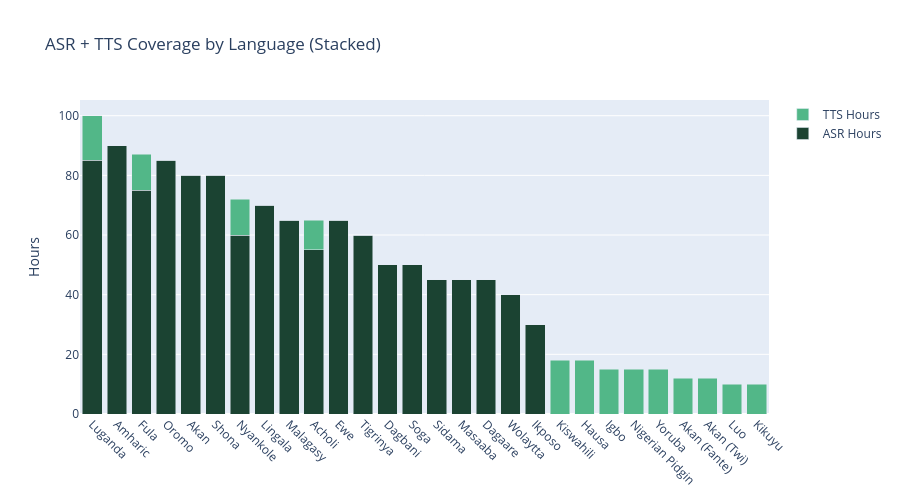

Notebook source saved alongside this figure:
### Markdown cell above
---
## 8. ASR vs TTS Coverage Gap Analysis

Which languages have both ASR and TTS data? Where are the gaps?

### Code cell
# ============================================================
# Cell 17: ASR vs TTS Coverage Heatmap
# ============================================================

# Build combined coverage matrix
all_langs = sorted(set(asr_catalog['language'].tolist() + tts_catalog['language'].tolist()))
coverage = []
for lang in all_langs:
    asr_row = asr_catalog[asr_catalog['language'] == lang]
    tts_row = tts_catalog[tts_catalog['language'] == lang]
    coverage.append({
        'language': lang,
        'asr_hours': asr_row['est_hours'].values[0] if len(asr_row) > 0 else 0,
        'tts_hours': tts_row['est_hours'].values[0] if len(tts_row) > 0 else 0,
    })

coverage_df = pd.DataFrame(coverage)
coverage_df['total'] = coverage_df['asr_hours'] + coverage_df['tts_hours']
coverage_df['coverage'] = coverage_df.apply(
    lambda r: 'Both ASR + TTS' if r['asr_hours'] > 0 and r['tts_hours'] > 0
    else 'ASR Only' if r['asr_hours'] > 0 else 'TTS Only', axis=1
)
coverage_df = coverage_df.sort_values('total', ascending=False)

fig = go.Figure()
fig.add_trace(go.Bar(name='ASR Hours', x=coverage_df['language'], y=coverage_df['asr_hours'],
                     marker_color=COLORS['primary']))
fig.add_trace(go.Bar(name='TTS Hours', x=coverage_df['language'], y=coverage_df['tts_hours'],
                     marker_color=COLORS['highlight']))
fig.update_layout(
    barmode='stack', height=500,
    title='ASR + TTS Coverage by Language (Stacked)',
    yaxis_title='Hours',
    xaxis_tickangle=45
)
fig.show()

# Coverage summary
print('\n=== Coverage Summary ===')
print(f"Both ASR + TTS: {(coverage_df['coverage'] == 'Both ASR + TTS').sum()} languages")
print(f"ASR Only: {(coverage_df['coverage'] == 'ASR Only').sum()} languages")
print(f"TTS Only: {(coverage_df['coverage'] == 'TTS Only').sum()} languages")

### Figure 1 — Plotly figure (JSON) as saved in the notebook; plotly's stock layout.template omitted (floating-point values rounded to 4 significant figures)
{"data": [{"marker": {"color": "#1B4332"}, "name": "ASR Hours", "type": "bar", "x": ["Luganda", "Amharic", "Fula", "Oromo", "Akan", "Shona", "Nyankole", "Lingala", "Malagasy", "Acholi", "Ewe", "Tigrinya", "Dagbani", "Soga", "Sidama", "Masaaba", "Dagaare", "Wolaytta", "Ikposo", "Kiswahili", "Hausa", "Igbo", "Nigerian Pidgin", "Yoruba", "Akan (Fante)", "Akan (Twi)", "Luo", "Kikuyu"], "y": [85, 90, 75, 85, 80, 80, 60, 70, 65, 55, 65, 60, 50, 50, 45, 45, 45, 40, 30, 0, 0, 0, 0, 0, 0, 0, 0, 0]}, {"marker": {"color": "#52B788"}, "name": "TTS Hours", "type": "bar", "x": ["Luganda", "Amharic", "Fula", "Oromo", "Akan", "Shona", "Nyankole", "Lingala", "Malagasy", "Acholi", "Ewe", "Tigrinya", "Dagbani", "Soga", "Sidama", "Masaaba", "Dagaare", "Wolaytta", "Ikposo", "Kiswahili", "Hausa", "Igbo", "Nigerian Pidgin", "Yoruba", "Akan (Fante)", "Akan (Twi)", "Luo", "Kikuyu"], "y": [15, 0, 12, 0, 0, 0, 12, 0, 0, 10, 0, 0, 0, 0, 0, 0, 0, 0, 0, 18, 18, 15, 15, 15, 12, 12, 10, 10]}], "layout": {"barmode": "stack", "height": 500, "title": {"text": "ASR + TTS Coverage by Language (Stacked)"}, "xaxis": {"tickangle": 45}, "yaxis": {"title": {"text": "Hours"}}}}
